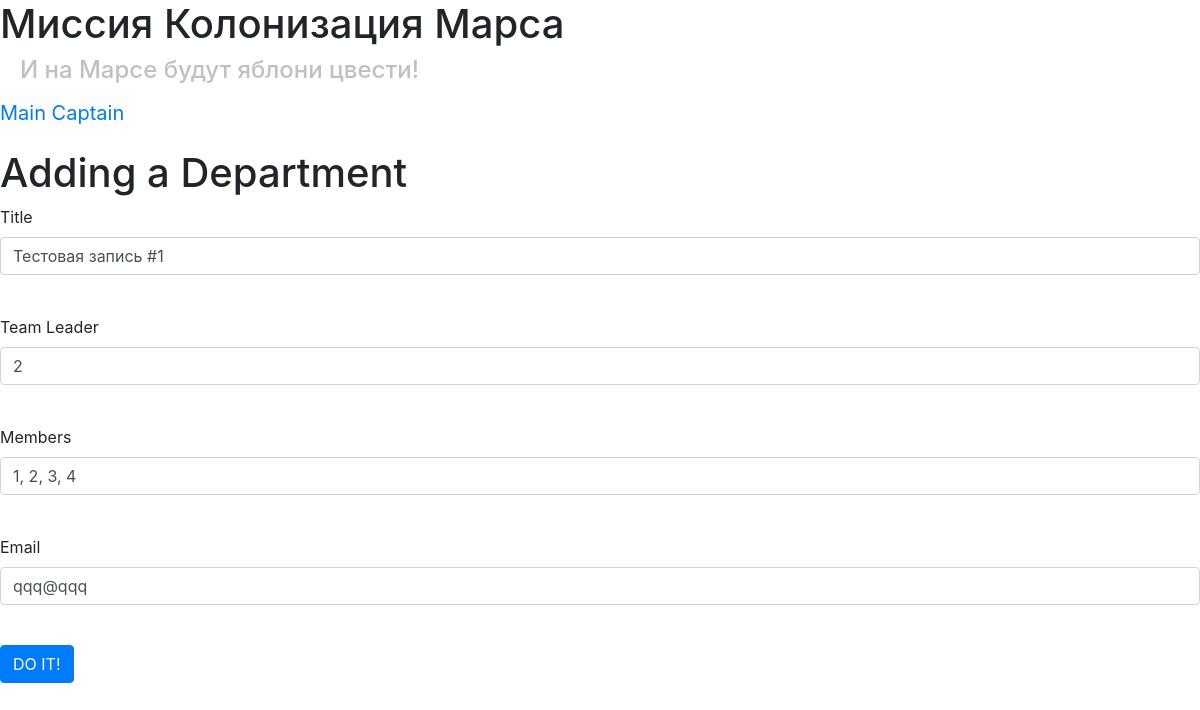
Page /department/1 (signed in) on the earlier database version.
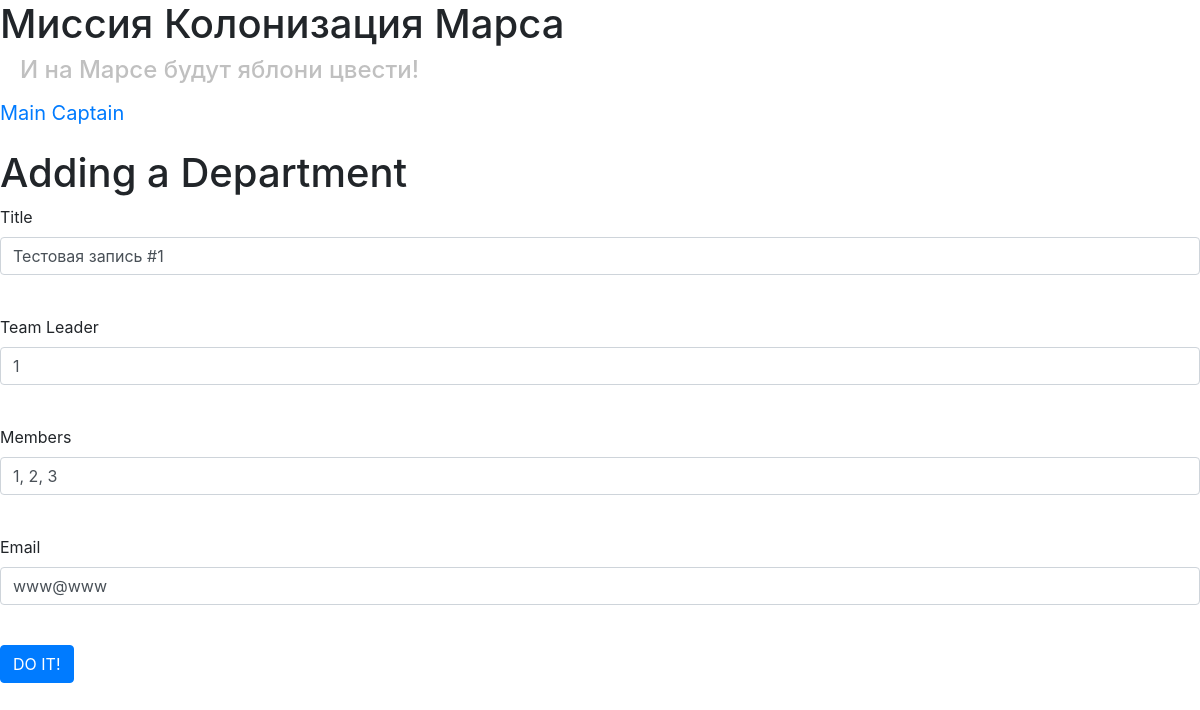
Same page on the later database version.
### data/departments.py (models this page shows)
class Department(SqlAlchemyBase, SerializerMixin):
    __tablename__ = 'departments'
    id = sqlalchemy.Column(sqlalchemy.Integer,
                           primary_key=True, autoincrement=True)
    title = sqlalchemy.Column(sqlalchemy.String)
    chef = sqlalchemy.Column(sqlalchemy.Integer, sqlalchemy.ForeignKey("users.id"))
    members = sqlalchemy.Column(sqlalchemy.String)
    email = sqlalchemy.Column(sqlalchemy.String)
    user = orm.relation('User')

### main.py (the view, shortened to what this page needs)
@app.route('/department/<int:id>', methods=['GET', 'POST'])
@login_required
def edit_department(id):
    form = DepartmentForm()
    if request.method == "GET":
        session = create_session()
        deps = session.query(Department).all()
        a = False
        for i in range(len(deps)):
            if deps[i].id == id and deps[i].user == current_user or deps[i].id == id and current_user.id == 1:
                form.title.data = deps[i].title
                form.chef.data = deps[i].chef
                form.members.data = deps[i].members
                form.email.data = deps[i].email
                a = True
                break
        if not a:
            abort(404)
    return render_template('department.html', title='Редактирование департамента', form=form)

### main.py
class DepartmentForm(FlaskForm):
    title = StringField("Title", validators=[DataRequired()])
    chef = IntegerField('Team Leader', validators=[DataRequired()])
    members = StringField("Members", validators=[DataRequired()])
    email = StringField("Email", validators=[DataRequired()])
    submit = SubmitField('DO IT!')

### data/db_session.py (called while the page is built)
def create_session() -> Session:
    global __factory
    return __factory()

### main.py (called while the page is built)
@login_manager.user_loader
def load_user(user_id):
    session = create_session()
    return session.query(User).get(user_id)

### templates/department.html (shortened to what this page needs)
{% extends "base.html" %}
{% block content %}
<h1>Adding a Department</h1>
<form action="" method="post">
    <p>
        {{ form.title.label }}<br>
        {{ form.title(class="form-control") }}<br>
    </p>
    <p>
        {{ form.chef.label }}<br>
        {{ form.chef(class="form-control") }}<br>
    </p>
    <p>
        {{ form.members.label }}<br>
        {{ form.members(class="form-control") }}<br>
    </p>
    <p>
        {{ form.email.label }}<br>
        {{ form.email(class="form-control") }}<br>
    </p>
    <p>{{ form.submit(type="submit", class="btn btn-primary") }}</p>
</form>
{% endblock %}

Differences in the rows shown:
changed Department "Тестовая запись #1": chef "2" → "1"; members "1, 2, 3, 4" → "1, 2, 3"; email "qqq@qqq" → "www@www"
